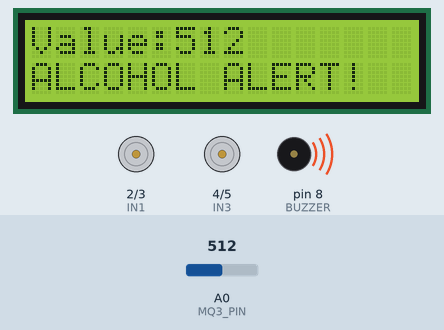
This sketch was run on a simulated Arduino Uno, built with avr-gcc and run on an emulated ATmega328P. Parts: 16×2 character LCD, motor-driver pin pairs drawn as motors (green arrow = first pin HIGH = forward, orange = second pin HIGH = backward, longer = more drive), buzzer (waves = sounding, pin HIGH). The inputs (shaded band) are chosen by the test bench; at power-on: A0 (MQ3_PIN) = 512. What the sketch prints to the serial monitor is not drawn.

Above: at 2.2 s.
2.3 s: A0 (MQ3_PIN) set to 413
At 4.6 s:
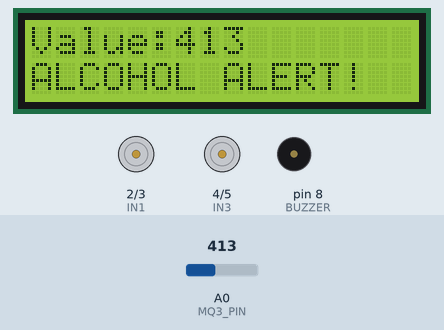
5.3 s: A0 (MQ3_PIN) set to 385
At 7.4 s:
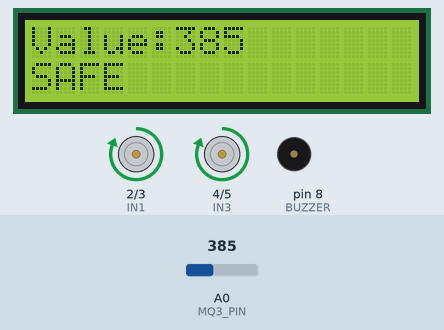
7.6 s: A0 (MQ3_PIN) set to 410
At 9.5 s:
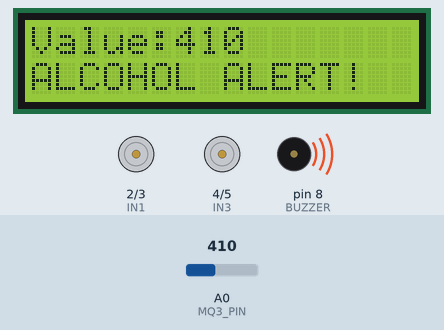
Timing chart, 0 to 11.7 s (numbered marks = the images above; inputs shaded):
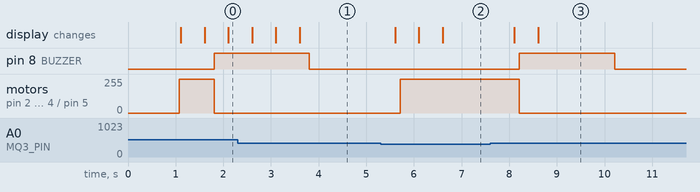

Measured:
- the behaviour switches between 401 and 400 on A0 (MQ3_PIN) (found by bisection; images 1 and 2)
- after the input at 2.3 s, the display: first changes after 0.31 s (image 1 shows a later state)
- after the input at 5.3 s, motor on pin 2 (IN1) / pin 3 (IN2), motor on pin 4 (IN3) / pin 5 (IN4): stopped → forward 255/255 after 0.41 s; the display: first changes after 0.31 s (image 2 shows a later state)
- after the input at 7.6 s, pin 8 (BUZZER): LOW → HIGH after 0.61 s, → LOW 2.0 s later; motor on pin 2 (IN1) / pin 3 (IN2), motor on pin 4 (IN3) / pin 5 (IN4): forward 255/255 → stopped after 0.61 s; the display: first changes after 0.51 s (image 3 shows a later state)

The sketch:

alcohol.ino
```cpp
/*
  🚗 Smart Alcohol Detection & Safety System (Top 1%)

  Features:
  - Real-time alcohol detection (MQ3)
  - Moving average filtering
  - Non-blocking architecture
  - State-based control system
  - Motor safety shutdown
  - LCD status display
  - Audible alert system

  Author: Venkateswarlu Reddy
*/

#include <Wire.h>
#include <LiquidCrystal_I2C.h>

// ---------------- LCD ----------------
LiquidCrystal_I2C lcd(0x27, 16, 2);

// ---------------- PINS ----------------
#define MQ3_PIN A0
#define BUZZER 8

#define IN1 2
#define IN2 3
#define IN3 4
#define IN4 5

// ---------------- PARAMETERS ----------------
#define THRESHOLD 400
#define SAMPLE_INTERVAL 100
#define DISPLAY_INTERVAL 500
#define ALERT_BUZZ_TIME 2000

// ---------------- FILTER ----------------
#define SAMPLE_SIZE 10
int samples[SAMPLE_SIZE];
int index = 0;
long total = 0;

// ---------------- TIMERS ----------------
unsigned long lastSampleTime = 0;
unsigned long lastDisplayTime = 0;
unsigned long alertStartTime = 0;

// ---------------- STATE ----------------
bool alertState = false;

// ---------------- SETUP ----------------
void setup() {

  Serial.begin(9600);

  pinMode(BUZZER, OUTPUT);

  pinMode(IN1, OUTPUT);
  pinMode(IN2, OUTPUT);
  pinMode(IN3, OUTPUT);
  pinMode(IN4, OUTPUT);

  lcd.begin(16,2);
  lcd.backlight();

  lcd.print("Alcohol System");
  delay(1000);
  lcd.clear();

  // Initialize filter
  for(int i=0;i<SAMPLE_SIZE;i++) samples[i]=0;
}

// ---------------- LOOP ----------------
void loop() {

  unsigned long now = millis();

  // -------- SENSOR SAMPLING --------
  if(now - lastSampleTime >= SAMPLE_INTERVAL){

    int value = analogRead(MQ3_PIN);

    total -= samples[index];
    samples[index] = value;
    total += value;

    index = (index + 1) % SAMPLE_SIZE;

    lastSampleTime = now;
  }

  int avgValue = total / SAMPLE_SIZE;

  // -------- DECISION --------
  if(avgValue > THRESHOLD){
    if(!alertState){
      alertState = true;
      alertStartTime = now;
      stopMotors();
      digitalWrite(BUZZER, HIGH);
      Serial.println("ALCOHOL DETECTED!");
    }
  } else {
    if(alertState){
      alertState = false;
      digitalWrite(BUZZER, LOW);
      Serial.println("SAFE STATE");
    }
    moveForward();
  }

  // -------- BUZZER AUTO OFF --------
  if(alertState && (now - alertStartTime > ALERT_BUZZ_TIME)){
    digitalWrite(BUZZER, LOW);
  }

  // -------- DISPLAY UPDATE --------
  if(now - lastDisplayTime >= DISPLAY_INTERVAL){

    lcd.setCursor(0,0);
    lcd.print("Value:");
    lcd.print(avgValue);
    lcd.print("   ");

    lcd.setCursor(0,1);

    if(alertState){
      lcd.print("ALCOHOL ALERT!");
    } else {
      lcd.print("SAFE           ");
    }

    lastDisplayTime = now;
  }
}

// ---------------- MOTOR CONTROL ----------------
void moveForward(){
  digitalWrite(IN1, HIGH);
  digitalWrite(IN2, LOW);
  digitalWrite(IN3, HIGH);
  digitalWrite(IN4, LOW);
}

void stopMotors(){
  digitalWrite(IN1, LOW);
  digitalWrite(IN2, LOW);
  digitalWrite(IN3, LOW);
  digitalWrite(IN4, LOW);
}
```
